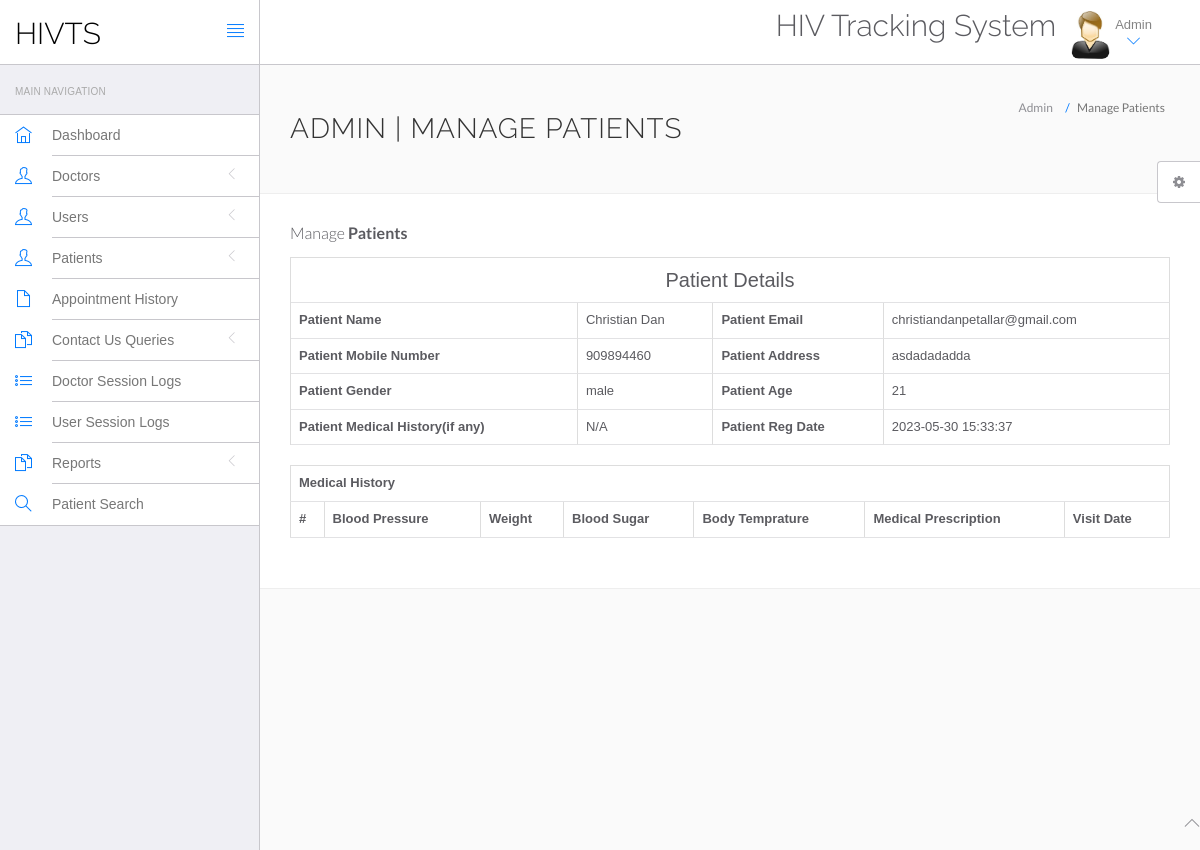
The app's page /hms/admin/view-patient.php?viewid=34 (signed in) with its own data.
### tables this page shows
CREATE TABLE `tblpatient` (
  `ID` int(10) NOT NULL,
  `Docid` int(10) DEFAULT NULL,
  `PatientName` varchar(200) DEFAULT NULL,
  `PatientContno` bigint(10) DEFAULT NULL,
  `PatientEmail` varchar(200) DEFAULT NULL,
  `PatientGender` varchar(50) DEFAULT NULL,
  `PatientAdd` mediumtext DEFAULT NULL,
  `PatientAge` int(10) DEFAULT NULL,
  `PatientMedhis` mediumtext DEFAULT NULL,
  `CreationDate` timestamp NULL DEFAULT current_timestamp(),
  `UpdationDate` timestamp NULL DEFAULT NULL ON UPDATE current_timestamp(),
  `statusName` varchar(255) DEFAULT NULL
);

### hms/admin/view-patient.php (the view, shortened to what this page needs)
<?php
include('include/config.php');
if(strlen($_SESSION['id']==0)) {
 header('location:logout.php');
  } else{
?>
<!DOCTYPE html>
<html lang="en">
	<head>
		<link rel="stylesheet" href="vendor/bootstrap/css/bootstrap.min.css">
		<link rel="stylesheet" href="vendor/fontawesome/css/font-awesome.min.css">
		<link rel="stylesheet" href="vendor/themify-icons/themify-icons.min.css">
		<link href="vendor/animate.css/animate.min.css" rel="stylesheet" media="screen">
		<link href="vendor/perfect-scrollbar/perfect-scrollbar.min.css" rel="stylesheet" media="screen">
		<link href="vendor/switchery/switchery.min.css" rel="stylesheet" media="screen">
		<link href="vendor/bootstrap-touchspin/jquery.bootstrap-touchspin.min.css" rel="stylesheet" media="screen">
		<link href="vendor/select2/select2.min.css" rel="stylesheet" media="screen">
		<link href="vendor/bootstrap-datepicker/bootstrap-datepicker3.standalone.min.css" rel="stylesheet" media="screen">
		<link href="vendor/bootstrap-timepicker/bootstrap-timepicker.min.css" rel="stylesheet" media="screen">
		<link rel="stylesheet" href="assets/css/styles.css">
		<link rel="stylesheet" href="assets/css/plugins.css">
		<link rel="stylesheet" href="assets/css/themes/theme-1.css" id="skin_color" />
	</head>
	<body>
		<div id="app">
<?php include('include/sidebar.php');?>
<div class="app-content">
<?php include('include/header.php');?>
<div class="main-content" >
<div class="wrap-content container" id="container">
<section id="page-title">
<div class="row">
<div class="col-sm-8">
<h1 class="mainTitle">Admin | Manage Patients</h1>
</div>
<ol class="breadcrumb">
<li>
<span>Admin</span>
</li>
<li class="active">
<span>Manage Patients</span>
</li>
</ol>
</div>
</section>
<div class="container-fluid container-fullw bg-white">
<div class="row">
<div class="col-md-12">
<h5 class="over-title margin-bottom-15">Manage <span class="text-bold">Patients</span></h5>
<?php
                               $vid=$_GET['viewid'];
                               $ret=mysqli_query($con,"select * from tblpatient where ID='$vid'");
while ($row=mysqli_fetch_array($ret)) {
                               ?>
<table border="1" class="table table-bordered">
 <tr align="center">
<td colspan="4" style="font-size:20px;color:blue">
 Patient Details</td></tr>
    <tr>
    <th scope>Patient Name</th>
    <td><?php  echo $row['PatientName'];?></td>
    <th scope>Patient Email</th>
    <td><?php  echo $row['PatientEmail'];?></td>
  </tr>
  <tr>
    <th scope>Patient Mobile Number</th>
    <td><?php  echo $row['PatientContno'];?></td>
    <th>Patient Address</th>
    <td><?php  echo $row['PatientAdd'];?></td>
  </tr>
    <tr>
    <th>Patient Gender</th>
    <td><?php  echo $row['PatientGender'];?></td>
    <th>Patient Age</th>
    <td><?php  echo $row['PatientAge'];?></td>
  </tr>
  <tr>
    <th>Patient Medical History(if any)</th>
    <td><?php  echo $row['PatientMedhis'];?></td>
     <th>Patient Reg Date</th>
    <td><?php  echo $row['CreationDate'];?></td>
  </tr>
<?php }?>
</table>
<table id="datatable" class="table table-bordered dt-responsive nowrap" style="border-collapse: collapse; border-spacing: 0; width: 100%;">
  <tr align="center">
   <th colspan="8" >Medical History</th>
  </tr>
  <tr>
    <th>#</th>
<th>Blood Pressure</th>
<th>Weight</th>
<th>Blood Sugar</th>
<th>Body Temprature</th>
<th>Medical Prescription</th>
<th>Visit Date</th>
</tr>
</table>
</div>
</div>
</div>
</div>
</div>
</div>
</div>
	<?php include('include/footer.php');?>
	<?php include('include/setting.php');?>
	</body>
</html>
<?php } ?>

### hms/admin/assets/css/themes/theme-1.css (style rules this page uses)
body { background: #FAFAFA; }

### records on screen
tblpatient: PatientName "Christian Dan", PatientEmail "christiandanpetallar@gmail.com", PatientContno "909894460", PatientAdd "asdadadadda", PatientGender "male", PatientAge "21", PatientMedhis "N/A", CreationDate "2023-05-30 15:33:37"
